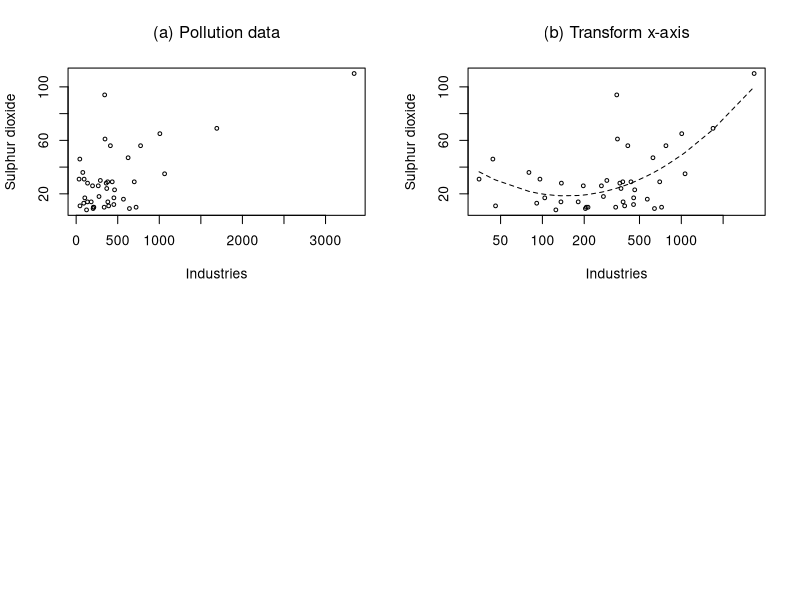

R code for this plot:
# Example 6.18a: to produce Figure 6.8 and the first table 
# in page 180

#Y	SO2 content of air in micrograms per cubic metre
#X1	Average annual temperature in oF
#X2	Number of manufacturing enterprises employing 20 or more workers
#X3	Population size (1970 census); in thousands
#X4	Average annual wind speed in miles per hour
#X5	Average annual precipitation in inches
#X6	Average annual of days with precipitation per year

x<- scan('air.dat',skip=9)
  x<- matrix(x,byrow=T,ncol=7)
  y<- x[,1]
  x<- x[,3]
  ord<- order(x)
  x<- x[ord]
  y<- y[ord]
  n<- length(x)

par(mfrow=c(2,2))
plot(x,y,xlab='Industries',
         ylab='Sulphur dioxide',type='n')
  points(x,y,cex=.6)
  title(expression('(a) Pollution data'))

plot(x,y,xlab='Industries',log='x',
         ylab='Sulphur dioxide',type='n')
  points(x,y,cex=.6)
  title(expression('(b) Transform x-axis'))

lx<- log(x)
  lx2<- lx^2
xreg<- lm(y~lx+lx2)
  lines(x,xreg$fit,lty=2)
  asum<- summary(xreg)
  print(asum)

  a1<- qqnorm(xreg$res,plot=F)
